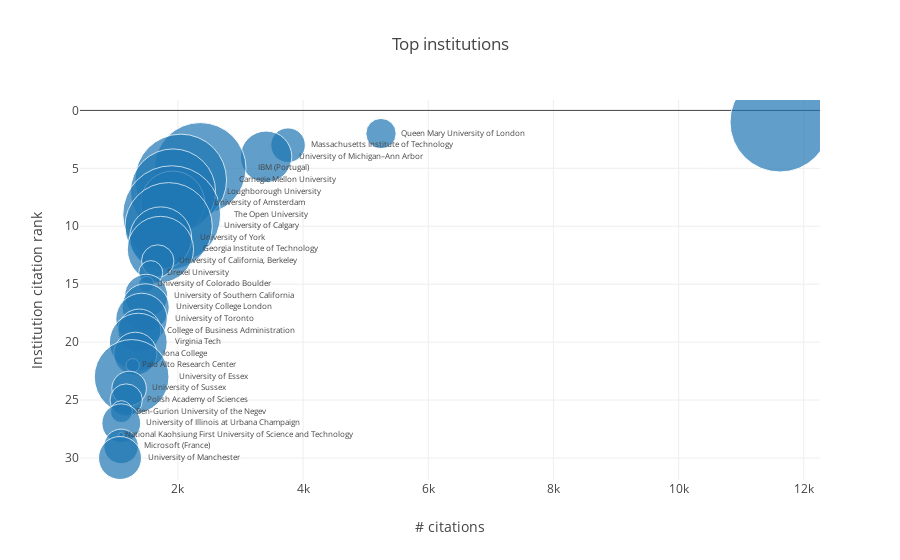

The code cell stored with this chart in its notebook:
### Markdown cell above
# Top institutions

### Code cell
top_institutions = pd.merge(left=ijhcs_contributions, right=ijhcs[['paperid', 'citationcount']], 
                       left_on='paperid', right_on='paperid')
top_institutions = top_institutions[['gridid', 'affiliation', 'paperid', 'citationcount']].drop_duplicates()
top_institutions = top_institutions.groupby(['gridid', 'affiliation']).agg({'paperid': 'count', 'citationcount':'sum'})\
                         .sort_values('citationcount', ascending=False)[:TOP_N].reset_index()
top_institutions['citationrank'] = top_institutions.index + 1

trace0 = go.Scatter(
    x=top_institutions.citationcount,
    y=top_institutions.citationrank,
    text=top_institutions.affiliation,
    textposition='middle right',
    textfont=dict(size=8),
    mode='markers+text',
    marker=dict(size=min_max_scaler.fit_transform(top_institutions[['paperid']]))
)

layout = go.Layout(title='Top institutions',
                   xaxis=dict(title='# citations'),
                   yaxis=dict(title='Institution citation rank',
                              autorange='reversed'))

fig = go.Figure(data=[trace0], layout=layout)
plotly.offline.iplot(fig)
pio.write_image(fig, 'reports/images/ijhcs_top_institutions.png')

### Figure 1 — Plotly figure (JSON) as saved in the notebook; plotly's stock layout.template omitted (floating-point values rounded to 4 significant figures)
{"data": [{"marker": {"size": [[100.0], [30.33], [34.56], [51.44], [91.56], [91.56], [85.22], [64.11], [97.89], [87.33], [62], [66.22], [32.44], [24], [15.56], [43], [47.22], [51.44], [43], [57.78], [43], [13.44], [74.67], [34.56], [32.44], [21.89], [38.78], [5], [34.56], [43]]}, "mode": "markers+text", "text": ["Stanford University", "Queen Mary University of London", "Massachusetts Institute of Technology", "University of Michigan–Ann Arbor", "IBM (Portugal)", "Carnegie Mellon University", "Loughborough University", "University of Amsterdam", "The Open University", "University of Calgary", "University of York", "Georgia Institute of Technology", "University of California, Berkeley", "Drexel University", "University of Colorado Boulder", "University of Southern California", "University College London", "University of Toronto", "College of Business Administration", "Virginia Tech", "Iona College", "Palo Alto Research Center", "University of Essex", "University of Sussex", "Polish Academy of Sciences", "Ben-Gurion University of the Negev", "University of Illinois at Urbana Champaign", "National Kaohsiung First University of Science and Technology", "Microsoft (France)", "University of Manchester"], "textfont": {"size": 8}, "textposition": "middle right", "type": "scatter", "uid": "2f901c6c-d8e6-4f48-a7ee-f078e0021c5f", "x": [11620, 5245, 3760, 3409, 2357, 2046, 1922, 1918, 1901, 1852, 1725, 1721, 1678, 1567, 1495, 1493, 1484, 1419, 1384, 1367, 1320, 1278, 1261, 1221, 1174, 1097, 1095, 1093, 1093, 1075], "y": [1, 2, 3, 4, 5, 6, 7, 8, 9, 10, 11, 12, 13, 14, 15, 16, 17, 18, 19, 20, 21, 22, 23, 24, 25, 26, 27, 28, 29, 30]}], "layout": {"title": "Top institutions", "xaxis": {"title": "# citations"}, "yaxis": {"autorange": "reversed", "title": "Institution citation rank"}}}
